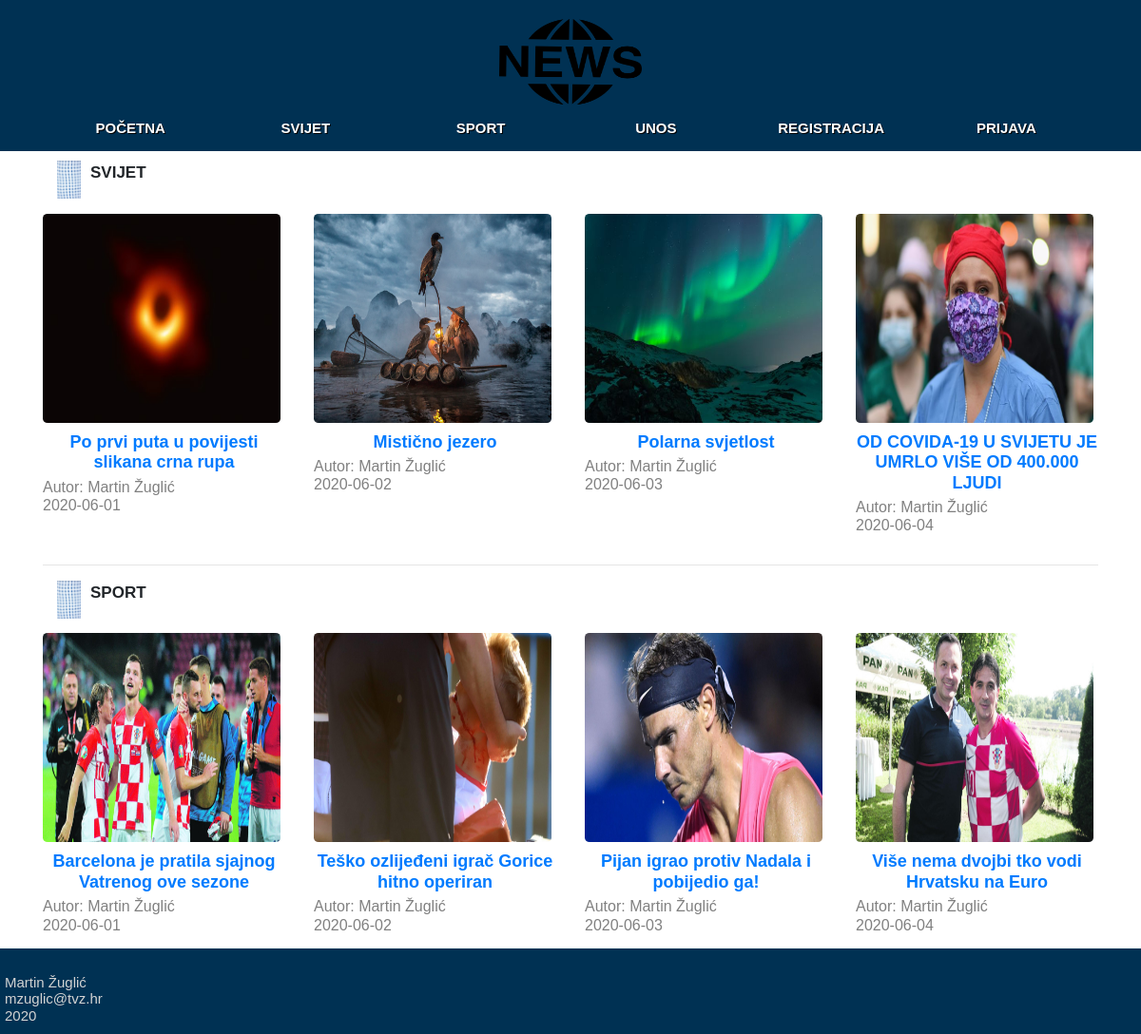
The page / on the database its author committed.
### tables this page shows
CREATE TABLE `clanak` (
  `id` int(11) NOT NULL,
  `naslov` varchar(64) NOT NULL,
  `autor` varchar(64) NOT NULL,
  `datum` varchar(32) NOT NULL,
  `slika` varchar(32) NOT NULL,
  `opis` text NOT NULL,
  `arhiva` tinyint(1) NOT NULL,
  `kategorija` varchar(32) NOT NULL
);

### index.php (the view, shortened to what this page needs)
<!DOCTYPE html>
<html lang="en" xmlns="http://www.w3.org/1999/xhtml">
<head>
    <link rel="stylesheet" href="https://use.fontawesome.com/releases/v5.7.0/css/all.css"
>
    <link rel="stylesheet" href="https://stackpath.bootstrapcdn.com/bootstrap/4.2.1/css/bootstrap.min.css"
>
    <link rel="stylesheet" href="style.css" />
</head>
<body>
    <header>
        <div class="container">
            <div class="row">
                <div class="col-lg-12">
                <a href="index.php"><img src="slike/news.png" /></a>
                </div>
            </div>
            <div class="row">
                <div class="col-lg-12">
                    <nav>
                        <ul>
                            <h4>
                                <a href="index.php">
                                    <li>POČETNA</li>
                                </a>
                            </h4>
                            <h4>
                                <a href="svijet.php">
                                    <li>SVIJET</li>
                                </a>
                            </h4>
                            <h4>
                                <a href="sport.php">
                                    <li>SPORT</li>
                                </a>
                            </h4>
                            <h4>
                                <a href="unos.html">
                                    <li>UNOS</li>
                                </a>
                            </h4>
                            <h4>
                                <a href="registracija.html">
                                    <li>REGISTRACIJA</li>
                                </a>
                            </h4>
                            <h4>
                                <a href="login.php">
                                    <li>PRIJAVA</li>
                                </a>
                            </h4>
                        </ul>
                    </nav>
                </div>
            </div>
        </div>
    </header>
    <div class="container">
        <div class="col-lg-12" id="services">
            <img src="slike/dots.png" /><p>SVIJET</p>
        </div>
    </div>
    <?php
            $servername = "localhost";
            $username = "root";
            $password = "";
            $basename = "pwaprojekt";
            $dbc = mysqli_connect($servername, $username, $password, $basename);
            $query = "SELECT * FROM clanak WHERE kategorija='Svijet' LIMIT 4";
            $result = mysqli_query($dbc, $query);
            $qslika = "SELECT slika FROM clanak WHERE kategorija='Svijet' LIMIT 4";
            $slikares = mysqli_query($dbc, $qslika);
            echo "<div class='container' id='mundo'>";
                echo "<div class='row'>";
            while(($row = mysqli_fetch_array($result)) && ($slika = mysqli_fetch_array($slikares)) ) {
                    echo"<div class='col-3'";
                        echo"<section class='slika'>";
                                echo '<img src="'.UPLPATH.$row['slika'].'"';
                        echo"</section>";
                        echo"<section>";
                                echo"<h3>";
                                    echo '<a href="clanak.php?id='.$row['id'].'">';
                                        echo $row['naslov'];
                                    echo '</a>';
                                echo"</h3>";
                        echo"</section>";
                        echo"<section>";
                            echo"<h6>";
                                echo "Autor: ";
                                echo $row['autor'];
                                echo "<br>";
                                echo $row['datum'];
                            echo"</h6>";
                        echo"</section>";
                    echo"</div>";
            }
                echo"</div>";
            echo"</div>";
        ?>
    <div class="container">
        <hr>
        <div class="col-lg-12" id="services">
            <img src="slike/dots.png" />
            <p>SPORT</p>
        </div>
    </div>
    <?php
            $servername = "localhost";
            $username = "root";
            $password = "";
            $basename = "pwaprojekt";
            $dbc = mysqli_connect($servername, $username, $password, $basename);
            $query = "SELECT * FROM clanak WHERE kategorija='Sport' LIMIT 4";
            $result = mysqli_query($dbc, $query);
            $qslika = "SELECT slika FROM clanak WHERE kategorija='Sport' LIMIT 4";
            $slikares = mysqli_query($dbc, $qslika);
            echo "<div class='container' id='mundo'>";
                echo "<div class='row'>";
            while(($row = mysqli_fetch_array($result)) && ($slika = mysqli_fetch_array($slikares)) ) {
                    echo"<div class='col-3'";
                        echo"<section class='slika'>";
                                echo '<img src="'.UPLPATH.$row['slika'].'"';
                        echo"</section>";
                        echo"<section>";
                                echo"<h3>";
                                    echo '<a href="clanak.php?id='.$row['id'].'">';
                                        echo $row['naslov'];
                                    echo '</a>';
                                echo"</h3>";
                        echo"</section>";
                        echo"<section>";
                            echo"<h6>";
                                echo "Autor: ";
                                echo $row['autor'];
                                echo "<br>";
                                echo $row['datum'];
                            echo"</h6>";
                        echo"</section>";
                    echo"</div>";
            }
                echo"</div>";
            echo"</div>";
        ?>
    <footer >
        <div>
            <p>Martin Žuglić</p>
            <p>mzuglic@tvz.hr</p>
            <p>2020</p>
        </div>
    </footer>
</body>
</html>

### style.css (style rules this page uses)
* { margin: 0; padding: 0; font-family: Arial; }
header { text-align: center; background-color:#003153; }
header img { margin-bottom: -20px; height: 130px; width: 150px; }
header .container .row ul { list-style-type:none; width:100%; }
header .container .row li { width: 16.6%; float: left; text-align: center; font-size: 15px; color: white; text-shadow: 1px 1px black; font-weight: bold; padding-bottom: 15px; }
#mundo .row img { margin-left: auto; margin-right: auto; margin-bottom: 20px; width: 250px; height: 220px; border-radius: 2%; }
.container #services { margin-bottom: 30px; margin-top: 10px; font-size: 17px; font-weight: bold; }
.container #services img { float: left; width: 25px; height: 40px; margin-right: 10px; }
#mundo .row h3 { margin-top: -10px; font-size: 18px; font-weight: bold; }
#mundo .row h6 { font-size: 16px; margin-top: -10px; }
#mundo .row a { text-decoration: none; }
footer { height: 90px; text-align: left; background-color:#003153; }
footer div { padding-top: 25px; padding-left: 5px; }
footer div p { margin-bottom: -5px; color: lightgray; font-size: 15px;; }
.container .row div h3 { text-align: center; margin-top: 15px; margin-bottom: 15px; font-size: 35px; font-weight: bold; color: black; }
.container .row section { margin-bottom: 15px; color: grey; }

### rows shown on the page
clanak: slika (picture), naslov "Po prvi puta u povijesti slikana crna rupa", autor "Martin Žuglić", datum "2020-06-01"
clanak: slika (picture), naslov "Mistično jezero", autor "Martin Žuglić", datum "2020-06-02"
clanak: slika (picture), naslov "Polarna svjetlost", autor "Martin Žuglić", datum "2020-06-03"
clanak: slika (picture), naslov "OD COVIDA-19 U SVIJETU JE UMRLO VIŠE OD 400.000 LJUDI", autor "Martin Žuglić", datum "2020-06-04"
clanak: slika (picture), naslov "Barcelona je pratila sjajnog Vatrenog ove sezone", autor "Martin Žuglić", datum "2020-06-01"
clanak: slika (picture), naslov "Teško ozlijeđeni igrač Gorice hitno operiran", autor "Martin Žuglić", datum "2020-06-02"
clanak: slika (picture), naslov "Pijan igrao protiv Nadala i pobijedio ga!", autor "Martin Žuglić", datum "2020-06-03"
clanak: slika (picture), naslov "Više nema dvojbi tko vodi Hrvatsku na Euro", autor "Martin Žuglić", datum "2020-06-04"
